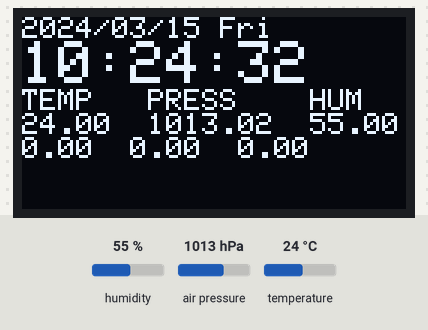
This sketch was run on a simulated ESP32. On the bench: 128×64 one-colour display. Wiring (inferred from the names in the program): BME280 sensor at I2C address 0x76. The test bench sets the inputs (shaded band); at power-on: humidity 55 %, air pressure 1013 hPa, temperature 24 °C. WiFi joins after 1.5 s; servers stay silent unless stated; the local clock reads 2024-03-15 10:24:30 at power-on unless the sketch sets it; what the sketch prints to the serial monitor is not drawn.

Above: at 2.7 s.
2.8 s: humidity set to 22 %
At 4.4 s:
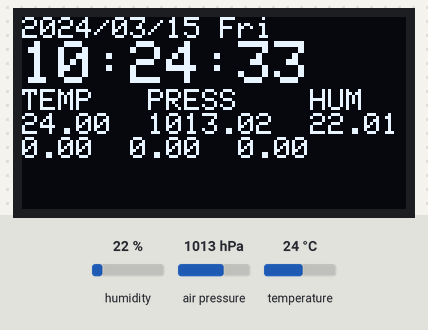
6.1 s: air pressure set to 952 hPa
At 7.5 s:
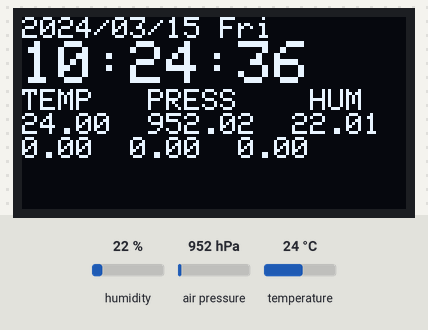
9.2 s: temperature set to 12 °C
At 10.6 s:
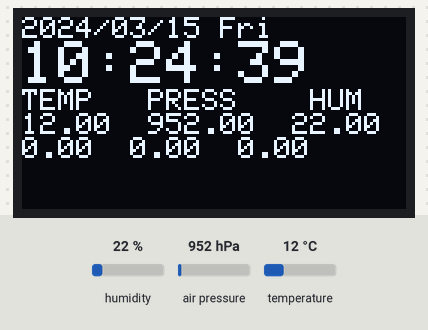
12.3 s: humidity set to 40 %
At 13.5 s:
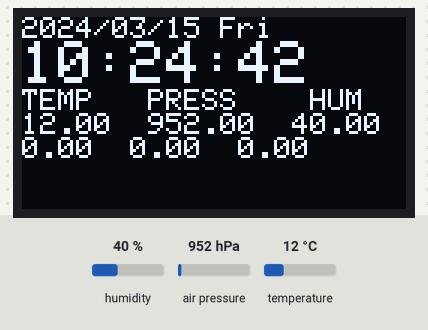
15.3 s: air pressure set to 975 hPa
At 16.4 s:
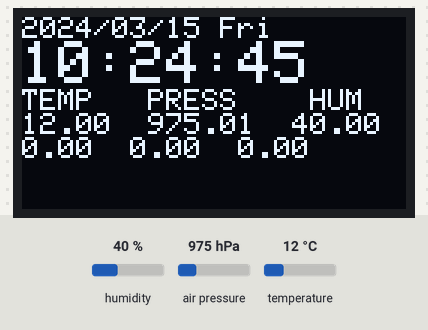
Timing chart, 0 to 18.3 s (numbered marks = the images above; inputs shaded):
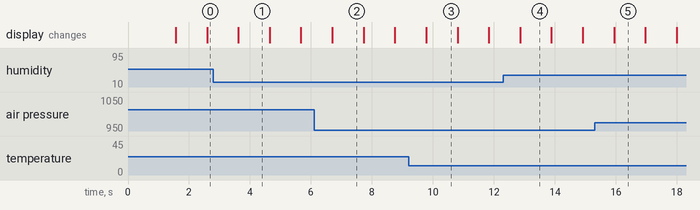

Measured:
- what the display in image 1 shows lasts 1.0 s, from 3.6 s to 4.6 s

The sketch:

BME280_oLED_Display.ino
```cpp
#include <Wire.h>
#include <SPI.h>
#include <WiFi.h>
#include <Adafruit_GFX.h>
#include <Adafruit_SSD1306.h>
#include <ArduinoJson.h>
#include <HTTPClient.h>
#include "time.h"

#define SCREEN_WIDTH 128 // OLED display width, in pixels
#define SCREEN_HEIGHT 64 // OLED display height, in pixels

#define BME280_ADDRESS 0x76

// Declaration for SSD1306 display connected using software SPI (default case):
/*
  // Arduino nano
  #define OLED_MOSI   9
  #define OLED_CLK   10
  #define OLED_DC    11
  #define OLED_CS    12
  #define OLED_RESET 13
*/
// ESP32
#define OLED_MOSI  13
#define OLED_CLK   14
#define OLED_DC    16
#define OLED_CS    15
#define OLED_RESET 17
Adafruit_SSD1306 display(SCREEN_WIDTH, SCREEN_HEIGHT,
                         OLED_MOSI, OLED_CLK, OLED_DC, OLED_RESET, OLED_CS);

unsigned long int hum_raw, temp_raw, pres_raw;
signed long int t_fine;

uint16_t dig_T1;
int16_t dig_T2;
int16_t dig_T3;
uint16_t dig_P1;
int16_t dig_P2;
int16_t dig_P3;
int16_t dig_P4;
int16_t dig_P5;
int16_t dig_P6;
int16_t dig_P7;
int16_t dig_P8;
int16_t dig_P9;
int8_t  dig_H1;
int16_t dig_H2;
int8_t  dig_H3;
int16_t dig_H4;
int16_t dig_H5;
int8_t  dig_H6;

// WiFi
const char* ssid       = "<SSID>";
const char* password   = "<PASSWORD>";

//
int count = 0;

//
double outTemp = 0;
double outPress = 0;
double outHum = 0;

void setup()
{
  uint8_t osrs_t = 1;             //Temperature oversampling x 1
  uint8_t osrs_p = 1;             //Pressure oversampling x 1
  uint8_t osrs_h = 1;             //Humidity oversampling x 1
  uint8_t mode = 3;               //Normal mode
  uint8_t t_sb = 5;               //Tstandby 1000ms
  uint8_t filter = 0;             //Filter off
  uint8_t spi3w_en = 0;           //3-wire SPI Disable

  uint8_t ctrl_meas_reg = (osrs_t << 5) | (osrs_p << 2) | mode;
  uint8_t config_reg    = (t_sb << 5) | (filter << 2) | spi3w_en;
  uint8_t ctrl_hum_reg  = osrs_h;

  Serial.begin(9600);
  Wire.begin();

  // SSD1306_SWITCHCAPVCC = generate display voltage from 3.3V internally
  if (!display.begin(SSD1306_SWITCHCAPVCC)) {
    Serial.println(F("SSD1306 allocation failed"));
    for (;;); // Don't proceed, loop forever
  }

  //connect to WiFi
  Serial.printf("Connecting to %s ", ssid);
  WiFi.begin(ssid, password);
  while (WiFi.status() != WL_CONNECTED) {
    delay(500);
    Serial.print(".");
  }
  Serial.println(" CONNECTED");

  configTime(9 * 3600L, 0, "ntp.nict.jp");

  writeReg(0xF2, ctrl_hum_reg);
  writeReg(0xF4, ctrl_meas_reg);
  writeReg(0xF5, config_reg);
  readTrim();                    //

  xTaskCreatePinnedToCore(subProcess, "subProcess", 4096, NULL, 1, NULL, 0); //Core 0でタスク開始
}


void loop()
{
  double temp_act = 0.0, press_act = 0.0, hum_act = 0.0;
  signed long int temp_cal;
  unsigned long int press_cal, hum_cal;

  readData();

  temp_cal = calibration_T(temp_raw);
  press_cal = calibration_P(pres_raw);
  hum_cal = calibration_H(hum_raw);
  temp_act = (double)temp_cal / 100.0;
  press_act = (double)press_cal / 100.0;
  hum_act = (double)hum_cal / 1024.0;
  Serial.print("TEMP : ");
  Serial.print(temp_act);
  Serial.print(" DegC  PRESS : ");
  Serial.print(press_act);
  Serial.print(" hPa  HUM : ");
  Serial.print(hum_act);
  Serial.println(" %");

  struct tm timeinfo;
  if (!getLocalTime(&timeinfo)) {
    Serial.println("Failed to obtain time");
    return;
  }

  int offset = (timeinfo.tm_hour % 2) * 4;

  display.clearDisplay();
  display.setTextSize(1);
  display.setTextColor(SSD1306_WHITE);
  display.setCursor(0, 0 + offset);
  display.print(&timeinfo, "%Y/%m/%d %a");
  display.setTextSize(2);
  display.setCursor(0, 8 + offset);
  display.print(&timeinfo, "%H:%M:%S");
  display.setTextSize(1);
  display.setCursor(0, 24 + offset);
  display.print("TEMP   PRESS    HUM");
  display.setCursor(0, 32 + offset);
  display.print(temp_act);
  display.print("  ");
  display.print(press_act);
  display.print("  ");
  display.print(hum_act);
  display.setCursor(0, 40 + offset);
  display.print(outTemp);
  display.print("  ");
  display.print(outPress);
  display.print("  ");
  display.print(outHum);
  display.display();

  delay(1000);
  count++;
  if (count == 30) {
    count = 0;
  }
}

void subProcess(void * pvParameters) {
  while (1) {
    if (count == 0) {
      HTTPClient http;

      http.begin("http://192.168.1.201/");
      int httpCode = http.GET();

      String result = "";

      if (httpCode < 0) {
        result = http.errorToString(httpCode);
      } else {
        result = http.getString();
      }

      http.end();

      const size_t CAPACITY = 500;
      StaticJsonDocument<CAPACITY> doc;

      // deserialize the object
      // char json[] = result;
      deserializeJson(doc, result);

      // extract the data
      JsonObject object = doc.as<JsonObject>();
      outTemp = object["temp"];
      outPress = object["press"];
      outHum = object["hum"];
    }
    delay(1000);
  }
}

void readTrim()
{
  uint8_t data[32], i = 0;
  Wire.beginTransmission(BME280_ADDRESS);
  Wire.write(0x88);
  Wire.endTransmission();
  Wire.requestFrom(BME280_ADDRESS, 24);
  while (Wire.available()) {
    data[i] = Wire.read();
    i++;
  }

  Wire.beginTransmission(BME280_ADDRESS);
  Wire.write(0xA1);
  Wire.endTransmission();
  Wire.requestFrom(BME280_ADDRESS, 1);
  data[i] = Wire.read();
  i++;

  Wire.beginTransmission(BME280_ADDRESS);
  Wire.write(0xE1);
  Wire.endTransmission();
  Wire.requestFrom(BME280_ADDRESS, 7);
  while (Wire.available()) {
    data[i] = Wire.read();
    i++;
  }
  dig_T1 = (data[1] << 8) | data[0];
  dig_T2 = (data[3] << 8) | data[2];
  dig_T3 = (data[5] << 8) | data[4];
  dig_P1 = (data[7] << 8) | data[6];
  dig_P2 = (data[9] << 8) | data[8];
  dig_P3 = (data[11] << 8) | data[10];
  dig_P4 = (data[13] << 8) | data[12];
  dig_P5 = (data[15] << 8) | data[14];
  dig_P6 = (data[17] << 8) | data[16];
  dig_P7 = (data[19] << 8) | data[18];
  dig_P8 = (data[21] << 8) | data[20];
  dig_P9 = (data[23] << 8) | data[22];
  dig_H1 = data[24];
  dig_H2 = (data[26] << 8) | data[25];
  dig_H3 = data[27];
  dig_H4 = (data[28] << 4) | (0x0F & data[29]);
  dig_H5 = (data[30] << 4) | ((data[29] >> 4) & 0x0F);
  dig_H6 = data[31];
}
void writeReg(uint8_t reg_address, uint8_t data)
{
  Wire.beginTransmission(BME280_ADDRESS);
  Wire.write(reg_address);
  Wire.write(data);
  Wire.endTransmission();
}


void readData()
{
  int i = 0;
  uint32_t data[8];
  Wire.beginTransmission(BME280_ADDRESS);
  Wire.write(0xF7);
  Wire.endTransmission();
  Wire.requestFrom(BME280_ADDRESS, 8);
  while (Wire.available()) {
    data[i] = Wire.read();
    i++;
  }
  pres_raw = (data[0] << 12) | (data[1] << 4) | (data[2] >> 4);
  temp_raw = (data[3] << 12) | (data[4] << 4) | (data[5] >> 4);
  hum_raw  = (data[6] << 8) | data[7];
}


signed long int calibration_T(signed long int adc_T)
{

  signed long int var1, var2, T;
  var1 = ((((adc_T >> 3) - ((signed long int)dig_T1 << 1))) * ((signed long int)dig_T2)) >> 11;
  var2 = (((((adc_T >> 4) - ((signed long int)dig_T1)) * ((adc_T >> 4) - ((signed long int)dig_T1))) >> 12) * ((signed long int)dig_T3)) >> 14;

  t_fine = var1 + var2;
  T = (t_fine * 5 + 128) >> 8;
  return T;
}

unsigned long int calibration_P(signed long int adc_P)
{
  signed long int var1, var2;
  unsigned long int P;
  var1 = (((signed long int)t_fine) >> 1) - (signed long int)64000;
  var2 = (((var1 >> 2) * (var1 >> 2)) >> 11) * ((signed long int)dig_P6);
  var2 = var2 + ((var1 * ((signed long int)dig_P5)) << 1);
  var2 = (var2 >> 2) + (((signed long int)dig_P4) << 16);
  var1 = (((dig_P3 * (((var1 >> 2) * (var1 >> 2)) >> 13)) >> 3) + ((((signed long int)dig_P2) * var1) >> 1)) >> 18;
  var1 = ((((32768 + var1)) * ((signed long int)dig_P1)) >> 15);
  if (var1 == 0)
  {
    return 0;
  }
  P = (((unsigned long int)(((signed long int)1048576) - adc_P) - (var2 >> 12))) * 3125;
  if (P < 0x80000000)
  {
    P = (P << 1) / ((unsigned long int) var1);
  }
  else
  {
    P = (P / (unsigned long int)var1) * 2;
  }
  var1 = (((signed long int)dig_P9) * ((signed long int)(((P >> 3) * (P >> 3)) >> 13))) >> 12;
  var2 = (((signed long int)(P >> 2)) * ((signed long int)dig_P8)) >> 13;
  P = (unsigned long int)((signed long int)P + ((var1 + var2 + dig_P7) >> 4));
  return P;
}

unsigned long int calibration_H(signed long int adc_H)
{
  signed long int v_x1;

  v_x1 = (t_fine - ((signed long int)76800));
  v_x1 = (((((adc_H << 14) - (((signed long int)dig_H4) << 20) - (((signed long int)dig_H5) * v_x1)) +
            ((signed long int)16384)) >> 15) * (((((((v_x1 * ((signed long int)dig_H6)) >> 10) *
                (((v_x1 * ((signed long int)dig_H3)) >> 11) + ((signed long int) 32768))) >> 10) + (( signed long int)2097152)) *
                ((signed long int) dig_H2) + 8192) >> 14));
  v_x1 = (v_x1 - (((((v_x1 >> 15) * (v_x1 >> 15)) >> 7) * ((signed long int)dig_H1)) >> 4));
  v_x1 = (v_x1 < 0 ? 0 : v_x1);
  v_x1 = (v_x1 > 419430400 ? 419430400 : v_x1);
  return (unsigned long int)(v_x1 >> 12);
}
```
